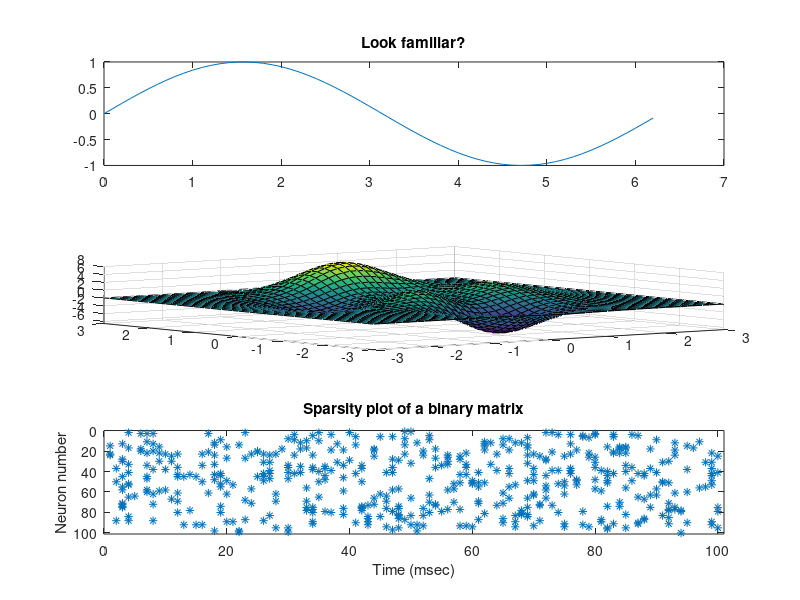

Write the MATLAB code that produced this figure. (Note: this script raises an error after producing the figure.)


% Set the random number seed
rand('seed',12345)

% Create some vectors and a matrix, and fill them with
% ones.
%
% * Remember: a semicolon at the end of the line
%             suppresses output!
rowVec = ones(1,3);
colVec = ones(5,1);
onesMat = ones(3,5);

% Create a random matrix (5 x 3) whose
% entries are between 0 and 100
randMat = rand(5,3) .* 100

simpleMat = [[1 2 3]; ...
             [4 5 6]; ...
             [7 8 9]];
fprintf('-- Here''s a matrix:\n');
simpleMat
fprintf('-- And here''s its transpose:\n');
% The transpose operation is given by '
simpleMat'
fprintf('(PAUSED)');
pause;

fprintf('-- Multiplying row by matrix:\n');
rowVec * onesMat

fprintf('-- Multiplying matrix by column:\n');
onesMat * colVec

fprintf('-- Dot product:\n');
rowVec * rowVec'

fprintf('-- Outer product:\n');
rowVec' * rowVec

fprintf('(PAUSED)');
pause;

% We want to make sure we're plotting on figure number 1
figure(1);

% The plot command can take many arugments.  Here we
% use it to plot a sine wave from 0 to 2*pi in increments
% of 0.1 radian
plot(0:0.1:2*pi,sin(0:0.1:2*pi));

% The axis command changes the drawing axes using the format:
%
% axis([minX maxX minY maxY]);
axis([0 2*pi -1 1]);

% xlabel, ylabel, title, and legend give graph labeling.
xlabel('You can use Latex in these labels, too: \Delta \alpha \beta \gamma');
ylabel('Units can go here (\epsilon  / \phi)');
title('Here''s a sample graph');

fprintf('\n\n(PAUSED)');
pause;

% hold on means 'don't replace what's on the figure right now'
hold on;

plotVec = 0:0.1:2*pi;
% Length gets you the length of a vector
N = length(plotVec);
% Size gets you the size of things with multiple dimensions
[numRows numCols] = size(randMat);

for i=1:N
  % Plot one point from a cosine curve using red x symbols
  plot(plotVec(i),cos(plotVec(i)),'rx');
  % Force drawing now
  drawnow;
  % Pause for 0.2 sec
  pause(0.2);
end

legend('First curve (sine wave)','Second curve (cosine wave)');

fprintf('-- Now we''ll clear the figure:\n\n');

% Remove the hold on the current figure
hold off;
% Clear the current figure
clf;

% Let's bring up a new figure
figure(2);
subplot(3,1,1),plot(0:0.1:2*pi,sin(0:0.1:2*pi));
subplot(3,1,1),title('Look familiar?');
subplot(3,1,2),peaks;
binaryMat = rand(100,100)>0.95;
subplot(3,1,3),spy(binaryMat);
subplot(3,1,3),title('Sparsity plot of a binary matrix');
subplot(3,1,3),xlabel('Time (msec)');
subplot(3,1,3),ylabel('Neuron number');

recursionDepth = 10;
% We can also call functions
[fibNum] = fibonacci(recursionDepth);

% frprintf can print strings (%s), integers (%i), or floats (%f)
fprintf('** The result of fibonacci(%i) is %i\n',recursionDepth, ...
fibNum);